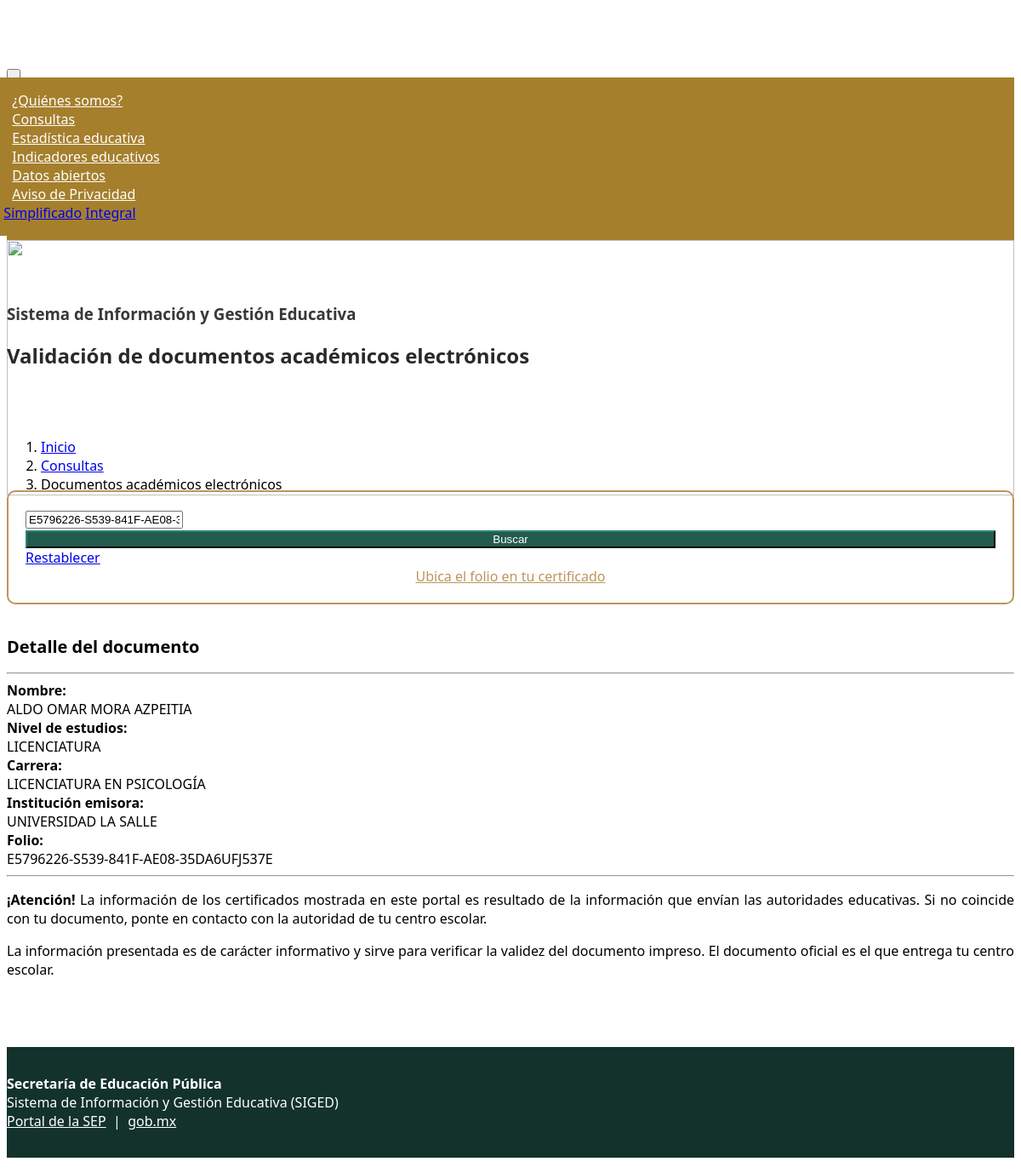
Screenshot of /documentos.php?folio=E5796226-S539-841F-AE08-35DA6UFJ537E with the database file from the repository.
### tables this page shows
CREATE TABLE certificados (
    id INTEGER PRIMARY KEY AUTOINCREMENT,
    nombre TEXT,
    carrera TEXT,
    nivel TEXT,
    folio TEXT UNIQUE,
    institucion TEXT
, nombres TEXT, primer_apellido TEXT, segundo_apellido TEXT, tipo TEXT, tipo_certificacion TEXT, tipo_certificado TEXT, fecha_certificado TEXT, promedio TEXT, promedio_texto TEXT, estatus TEXT, cert_tipo_id TEXT, periodo_inicio TEXT, periodo_fin TEXT, tipo_perfil_laboral TEXT, nombre_perfil_laboral TEXT);

### documentos.php (the view, shortened to what this page needs)
<?php
$folioInput = $_GET['folio'] ?? '';
$folio = is_string($folioInput) ? strtoupper(trim($folioInput)) : '';
$certificado = null;
$buscar = array_key_exists('folio', $_GET);
if ($buscar && $folio !== '') {
    $db = openCertificatesDatabase();
    $stmt = $db->prepare('SELECT * FROM certificados WHERE folio = :folio COLLATE NOCASE LIMIT 1');
    $stmt->bindValue(':folio', $folio, SQLITE3_TEXT);
    $result = $stmt->execute();
    $certificado = $result->fetchArray(SQLITE3_ASSOC) ?: null;
} elseif ($buscar) {
    $error = 'Ingresa un folio para realizar la búsqueda.';
}
$e = static fn ($value): string => htmlspecialchars((string) ($value ?? ''), ENT_QUOTES, 'UTF-8');
$nombre = trim((string) ($certificado['nombre'] ?? ''));
$nivel = $certificado['tipo_certificacion'] ?? $certificado['nivel'] ?? '';
$detalles = [
    'Tipo de registro' => $certificado['tipo'] ?? '',
    'Tipo de documento' => $certificado['tipo_certificado'] ?? '',
    'Nivel de estudios' => $nivel,
    'Carrera' => $certificado['carrera'] ?? '',
    'Institución emisora' => $certificado['institucion'] ?? '',
    'Fecha de registro SIGED' => $certificado['fecha_certificado'] ?? '',
    'Promedio / resultado' => $certificado['promedio'] ?? '',
    'Texto del resultado' => $certificado['promedio_texto'] ?? '',
    'Estatus del documento' => $certificado['estatus'] ?? '',
    'ID tipo de certificado' => $certificado['cert_tipo_id'] ?? '',
    'Inicio del periodo de estudios' => $certificado['periodo_inicio'] ?? '',
    'Fin del periodo de estudios' => $certificado['periodo_fin'] ?? '',
    'Tipo de perfil laboral' => $certificado['tipo_perfil_laboral'] ?? '',
    'Perfil laboral' => $certificado['nombre_perfil_laboral'] ?? '',
];
?>
<!DOCTYPE html>
<html lang="es-MX">
<head>
    <link href="https://framework-gb.cdn.gob.mx/gm/v3/assets/styles/main.css" rel="stylesheet">
    <link href="https://framework-gb.cdn.gob.mx/gm/accesibilidad/css/gobmx-accesibilidad.min.css" rel="stylesheet">
    <link rel="stylesheet" href="css/navbar-settings.css">
    <link rel="stylesheet" href="css/global_siged.css">
    <link rel="stylesheet" href="css/documentos.css?v=20261029-2">
</head>
<body class="<?= !$buscar ? 'search-empty' : '' ?>">
    <div id="div-sub-navbar">
    </div>
    <div>
        <img class="img-background" src="images/bnr_documentos.html" alt="">
    </div>
    <div class="container container-top">
        <div class="row align-items-center">
            <div class="column col-lg-12">
                <h3>Sistema de Información y Gestión Educativa</h3>
                <h2 class="mt-1">Validación de documentos académicos electrónicos</h2>
            </div>
        </div><br><br>
    </div>
    <div class="container bc_title" style="margin-top: 0; margin-bottom: -3vh">
        <div class="row">
            <div class="col-sm-8">
                <ol class="breadcrumb">
                    <li class="breadcrumb-item"><a href="index-2.html">Inicio</a></li>
                    <li class="breadcrumb-item"><a href="index-2.html#consultas">Consultas</a></li>
                    <li class="breadcrumb-item active" aria-current="page">Documentos académicos electrónicos</li>
                </ol>
            </div>
        </div>
    </div>
    <br>
    <main id="search">
        <div class="container container-form mt-2">
            <form class="form" method="get" action="/documentos.php">
                <div class="row">
                    <div class="column col-lg-6">
                        <div class="form-group mb-2">
                            <input id="folio" name="folio" type="text" placeholder="Ingrese el folio" class="form-control mt-3" value="<?= $e($folio) ?>" required>
                        </div>
                    </div>
                    <div class="column col-lg-3 col-md-6 col-sm-6">
                        <button id="btn-buscar" type="submit" class="btn btn-active btn-width mt-2">Buscar</button>
                    </div>
                    <div class="column col-lg-3 col-md-6 col-sm-6">
                        <a id="btn-restablecer" href="/documentos.php" class="btn btn-secondary active btn-width mt-2">Restablecer</a>
                    </div>
                </div>
            </form>
            <div class="mt-3">
                <a href="archivos/UbicaFolio.pdf" class="btn-link link-color" target="_blank" rel="noopener" title="Ubica el folio en tu certificado">Ubica el folio en tu certificado</a>
            </div>
        </div>
        <?php if ($certificado !== null): ?>
            <div class="container" id="divResultsWithData">
                <section id="sectionResultWithData" style="margin-top: 5vh" aria-live="polite">
                    <div class="mb-5">
                        <div class="row">
                            <div class="column col-12">
                                <p class="titulo_subtexto" title="Detalle del documento">Detalle del documento</p>
                                <hr class="red">
                            </div>
                        </div>
                        <div class="row align-items-start">
                            <?php
                            $detalles = ['Nombre' => $nombre] + $detalles;
                            $detalles['Folio'] = $certificado['folio'] ?? '';
                            foreach ($detalles as $etiqueta => $valor):
                                if (trim((string) $valor) === '') {
                                    continue;
                                }
                            ?>
                                <div class="column col-lg-3 col-md-12 mb-3"><strong><?= $e($etiqueta) ?>:</strong></div>
                                <div class="column col-lg-9 col-md-12 mb-3 detail-value"><?= $e($valor) ?></div>
                            <?php endforeach; ?>
                        </div>
                    </div>
                    <div id="informacion">
                        <hr class="red">
                        <div class="alert alert-info alert-info-certificado">
                            <p><strong>¡Atención!</strong> La información de los certificados mostrada en este portal es resultado de la información que envían las autoridades educativas. Si no coincide con tu documento, ponte en contacto con la autoridad de tu centro escolar.</p>
                            <p>La información presentada es de carácter informativo y sirve para verificar la validez del documento impreso. El documento oficial es el que entrega tu centro escolar.</p>
                        </div>
                    </div>
                </section>
            </div>
        <?php endif; ?>
    </main>
    <footer class="main-footer" role="contentinfo" style="background-color:#12322b; color:#fff; padding:2rem 0;">
        <div class="container">
            <div class="row align-items-center">
                <div class="col-md-6 mb-3 mb-md-0">
                    <strong>Secretaría de Educación Pública</strong><br>
                    <span>Sistema de Información y Gestión Educativa (SIGED)</span>
                </div>
                <div class="col-md-6 text-md-right">
                    <a href="https://www.gob.mx/sep" target="_blank" rel="noopener" style="color:#fff;">Portal de la SEP</a>
                    <span aria-hidden="true">&nbsp;|&nbsp;</span>
                    <a href="https://www.gob.mx/" target="_blank" rel="noopener" style="color:#fff;">gob.mx</a>
                </div>
            </div>
        </div>
    </footer>
</body>
</html>

### css/navbar-settings.css (style rules this page uses)
.navbar-expand-xl .container { display: inline-flex; justify-content: start; }
.navbar-expand-xl .navbar-collapse { margin: 0px !important; justify-content: end !important; }
.navbar-expand-xl .subnav-link { width: auto; padding: 10px !important; color: white !important; }
.navbar-top-siged { margin-top: 75px !important; }
@media (min-width: 1200px) and (max-width: 9999px) { .navbar-expand-xl .navbar-collapse { max-height: 260px; } }
.sub-navbar { background-color: #a57f2c !important; }
.sub-navbar1 { background-color: #a57f2c !important; }
.sub-navbar .navbar-collapse { background-color: #a57f2c !important; }

### css/global_siged.css (style rules this page uses)
h1, h2 { text-transform: none; color: #292929; font-family: "Noto Sans" !important; }
h3, h4 { text-transform: none; color: #383838; font-family: "Noto Sans" !important; }
p, b, ul, li { font-family: "Noto Sans" !important; }
body { font-family: "Noto Sans" !important; margin-top: -60px; }
.titulo_subtexto { text-transform: none; font-family: "Noto Sans"; font-size: 1.25em; font-weight: 600; line-height: 1em; color: #000; }
.img-background { background-size: cover; height: 300px; width: 100%; margin-top: -100px; }
.bc_title { margin-top: 5vh; }
.container-top { margin-top: -250px; }
.btn-active { color: white; text-decoration-color: white; background-color: #235b4e; border-color: #10312b; }
body { margin-top: 2vh; }

### css/documentos.css (style rules this page uses)
.img-background { margin-top: 0px !important; }
.link-color { color:#BC955C; display: flex; justify-content: center; }
.container-form { border: 2px solid #BC955C; padding: 20px; border-radius: 10px; }
.btn-width { width: 100%!important; }
.alert-info-certificado { text-align: justify; }
body { min-height: 100vh; display: flex; flex-direction: column; margin-bottom: 0 !important; }
#search { flex: 1 0 auto; min-height: 35vh; padding-bottom: clamp(3rem, 8vh, 6rem); }
.main-footer { flex-shrink: 0; position: static !important; clear: both; margin-top: auto !important; margin-bottom: 0 !important; background-color: #611232; }

### documentos.php (style rules this page uses)
.btn-width { width: 100%; }
.detail-value { overflow-wrap: anywhere; }

### rows the page displays
certificados: nombre "ALDO OMAR MORA AZPEITIA", nivel "LICENCIATURA", carrera "LICENCIATURA EN PSICOLOGÍA", institucion "UNIVERSIDAD LA SALLE", folio "E5796226-S539-841F-AE08-35DA6UFJ537E"

### other values shown
$e($etiqueta) "Nombre"
$e($etiqueta) "Nivel de estudios"
$e($etiqueta) "Carrera"
$e($etiqueta) "Institución emisora"
$e($etiqueta) "Folio"
